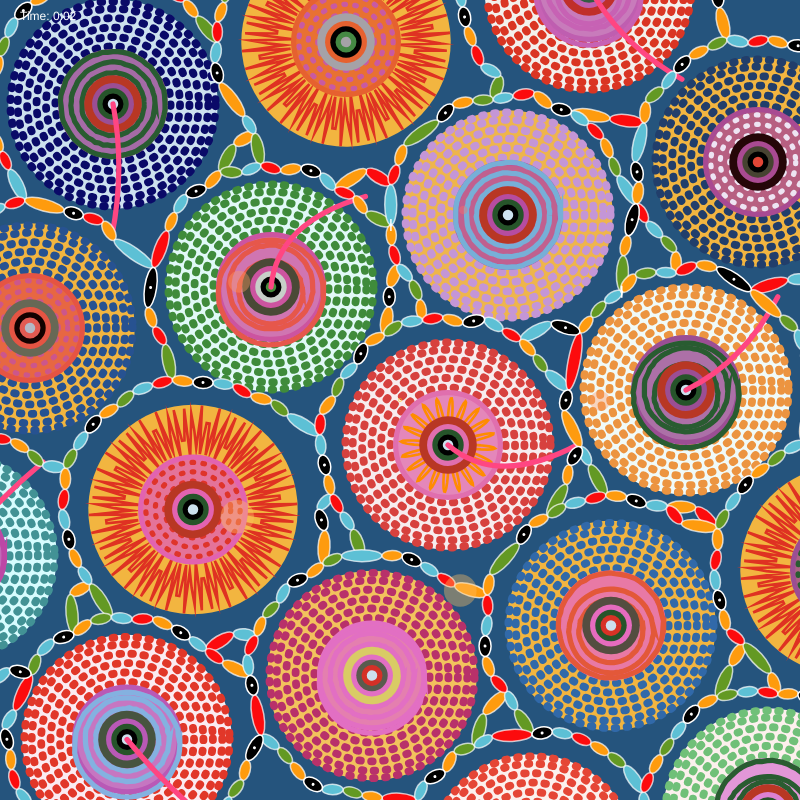
Frame 1 (no input)
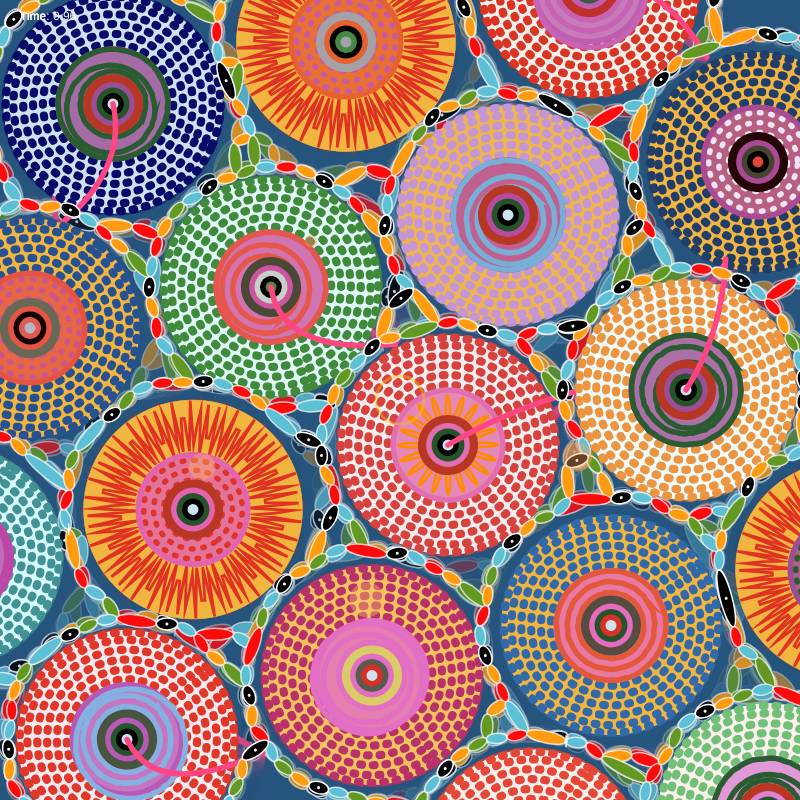
Frame 60 (no input)
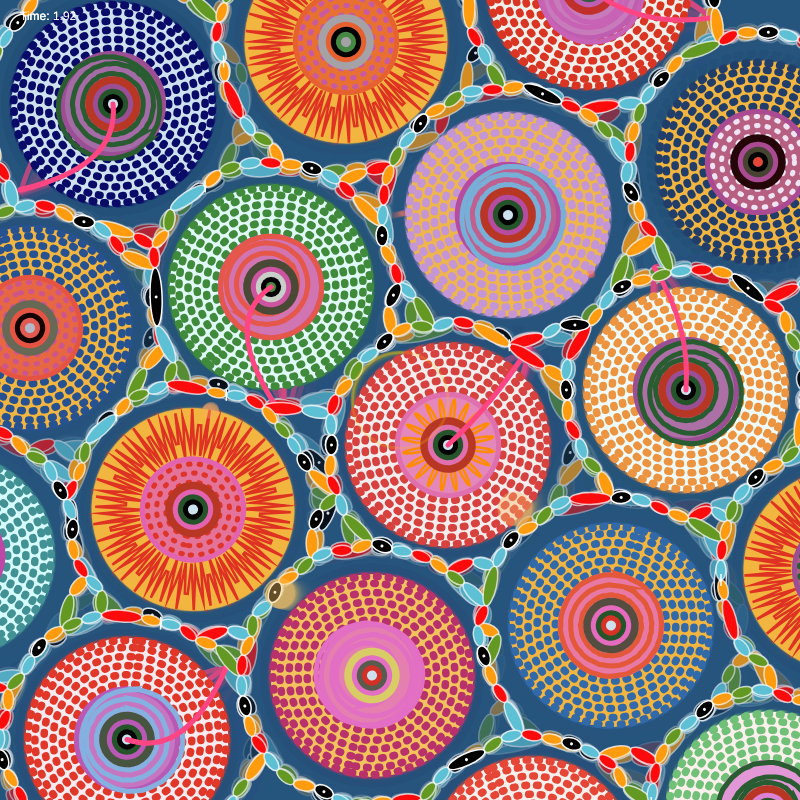
Frame 120 (the mouse pressed at the canvas centre since frame 60)

The p5.js sketch that drew these frames (run headless with seeded random() and noise() and a simulated clock; from frame 60 on, the mouse is pressed at the canvas centre):

// p5.js sketch
// ── sketch.js
const R = 115; // Circle radius
const BEAD_W = 20; // Ellipse width
const CHAIN_GAP = 10; // Gap between circle and chain
let wheels = []; // 15 wheels
let chains = [];

// Animation variables
let animationTimer = 0;
let animationPhase = 0;
let rotationSpeeds = [];
let pulseFactors = [];

function setup() {
  createCanvas(800, 800);
  randomSeed();
  background(37, 84, 125);

  // Generate wheels
  buildWheelsAndResolveChain();

  // Initialize animation properties
  for (let i = 0; i < wheels.length; i++) {
    rotationSpeeds.push(random(-0.02, 0.02));
    pulseFactors.push(random(0.5, 1.5));
  }
}

function draw() {
  // @ts-ignore
  background(37, 84, 125, 50);
  
  // Update animation timer
  animationTimer += 0.016;
  
  // Change animation phase every 5 seconds
  if (animationTimer % 10 < 5) {
    animationPhase = 0;
  } else {
    animationPhase = 1;
  }
  
  // Update wheel rotations
  for (let i = 0; i < wheels.length; i++) {
    wheels[i].rot += rotationSpeeds[i];
    // @ts-ignore
    wheels[i].wobble = sin(animationTimer * pulseFactors[i]) * 0.1;
  }
  
  // Draw wheels
  for (let i = 0; i < wheels.length; i++) {
    wheels[i].displayWheel();
  }
  
  // Draw chains
  chains = [];
  for (let i = 0; i < wheels.length; i++) {
    // @ts-ignore
    const animatedRadius = R + CHAIN_GAP + sin(animationTimer * 0.8 + i) * 5;
    genTightChain(wheels[i].x, wheels[i].y, animatedRadius, BEAD_W);
  }
  drawTightChain();
  
  // Draw timer-based events
  drawTimerEvents();
}

function drawTimerEvents() {
  // Pulsing circles that appear every 3 seconds
  if (animationTimer % 6 < 3) {
    const pulseSize = (animationTimer % 3) * 50;
    noFill();
    // @ts-ignore
    stroke(255, 200, 0, 150 - (pulseSize / 150) * 150);
    strokeWeight(3);
    // @ts-ignore
    ellipse(width/2, height/2, pulseSize, pulseSize);
  }
  
  // Color-changing background elements
  if (animationPhase === 0) {
    drawFloatingShapes(animationTimer, [255, 100, 100], [255, 200, 100]);
  } else {
    drawFloatingShapes(animationTimer, [100, 100, 255], [100, 255, 200]);
  }
  
  // Timer display
  fill(255);
  noStroke();
  textSize(12);
  text("Time: " + nf(animationTimer, 0, 2), 20, 20);
}

function drawFloatingShapes(time, color1, color2) {
  for (let i = 0; i < 5; i++) {
    // @ts-ignore
    const x = width/2 + cos(time * 0.5 + i * PI/2.5) * 200;
    // @ts-ignore
    const y = height/2 + sin(time * 0.3 + i * PI/2.5) * 200;
    // @ts-ignore
    const size = 20 + sin(time * 0.7 + i) * 15;
    
    // @ts-ignore
    const lerpFactor = (sin(time * 0.4 + i) + 1) / 2;
    const r = lerp(color1[0], color2[0], lerpFactor);
    const g = lerp(color1[1], color2[1], lerpFactor);
    const b = lerp(color1[2], color2[2], lerpFactor);
    
    // @ts-ignore
    fill(r, g, b, 100);
    noStroke();
    ellipse(x, y, size, size);
  }
}

function buildWheelsAndResolveChain() {
  wheels.push(new Wheel(113, 104, {
    // @ts-ignore
    variantCircle: "B", curved: true, curvedAngle: PI / 2,
    variantCirclePal: [41, 92, 49],
    pal: {
      bg: [205, 225, 239],
      stroke: [10, 10, 104],
      center: [155, 78, 148],
      dot1: [184, 55, 36],
      dot2: [38, 84, 42],
      dot3: [0, 0, 0],
      dot4: [205, 225, 239],
    }
  }));

  wheels.push(new Wheel(346, 42, {
    variantCircle: "C", isTypeI: true,
    variantCirclePal: [200, 90, 163],
    pal: {
      bg: [242, 181, 64],
      stroke: [255, 25, 25],
      center: [230, 97, 47],
      dot1: [165, 162, 167],
      dot2: [0, 0, 0],
      dot3: [69, 137, 68],
      dot4: [165, 162, 167],
    }
  }));

  wheels.push(new Wheel(589, -13, {
    // @ts-ignore
    variantCircle: "B", curved: true, curvedAngle: PI / 4,
    variantCirclePal: [199, 98, 180],
    pal: {
      bg: [243, 240, 236],
      stroke: [218, 53, 35],
      center: [191, 94, 176],
      dot1: [192, 47, 42],
      dot2: [52, 92, 68],
      dot3: [0, 0, 0],
      dot4: [205, 225, 239],
    }
  }));

  wheels.push(new Wheel(30, 328, {
    variantCircle: "C",
    variantCirclePal: [204, 86, 139],
    pal: {
      bg: [242, 181, 64],
      stroke: [39, 82, 145],
      center: [229, 84, 67],
      dot1: [103, 104, 85],
      dot2: [19, 1, 0],
      dot3: [225, 90, 82],
      dot4: [178, 184, 198],
    }
  }));

  wheels.push(new Wheel(271, 287, {
    // @ts-ignore
    variantCircle: "B", curved: true, curvedAngle: -PI / 4,
    variantCirclePal: [230, 87, 75],
    pal: {
      bg: [225, 249, 247],
      stroke: [63, 139, 59],
      center: [204, 84, 160],
      dot1: [74, 73, 54],
      dot2: [199, 207, 200],
      dot3: [0, 0, 0],
      dot4: [68, 140, 59],
    }
  }));

  wheels.push(new Wheel(508, 215, {
    variantCircle: "B",
    variantCirclePal: [119, 175, 215],
    pal: {
      bg: [238, 181, 76],
      stroke: [196, 150, 214],
      center: [182, 76, 160],
      dot1: [184, 55, 36],
      dot2: [38, 84, 42],
      dot3: [0, 0, 0],
      dot4: [205, 225, 239],
    }
  }));

  wheels.push(new Wheel(758, 162, {
    variantCircle: "C",
    variantCirclePal: [238, 228, 243],
    pal: {
      bg: [242, 181, 64],
      stroke: [33, 62, 107],
      center: [169, 74, 146],
      dot1: [37, 6, 8],
      dot2: [70, 67, 49],
      dot3: [0, 0, 0],
      dot4: [225, 70, 54],
    }
  }));

  wheels.push(new Wheel(-48, 556, {
    // @ts-ignore
    variantCircle: "B", curved: true, curvedAngle: -PI / 4,
    variantCirclePal: [188, 71, 166],
    pal: {
      bg: [215, 252, 254],
      stroke: [66, 146, 149],
      center: [188, 71, 166],
      dot1: [184, 55, 36],
      dot2: [38, 84, 42],
      dot3: [0, 0, 0],
      dot4: [205, 225, 239],
    }
  }));

  wheels.push(new Wheel(193, 509.5, {
    variantCircle: "C", isTypeI: true,
    variantCirclePal: [223, 52, 42],
    pal: {
      bg: [242, 181, 64],
      stroke: [10, 10, 104],
      center: [226, 99, 176],
      dot1: [184, 55, 36],
      dot2: [38, 84, 42],
      dot3: [0, 0, 0],
      dot4: [205, 225, 239],
    }
  }));

  wheels.push(new Wheel(448, 445, {
    variantCircle: "A", curved: true, curvedAngle: 0,
    variantCirclePal: [226, 92, 72],
    pal: {
      bg: [247, 236, 238],
      stroke: [215, 65, 62],
      center: [224, 111, 174],
      dot1: [184, 55, 36],
      dot2: [38, 84, 42],
      dot3: [0, 0, 0],
      dot4: [205, 225, 239],
    }
  }));

  wheels.push(new Wheel(686, 390, {
    // @ts-ignore
    variantCircle: "B", curved: true, curvedAngle: -PI / 4,
    variantCirclePal: [41, 92, 49],
    pal: {
      bg: [240, 250, 248],
      stroke: [236, 148, 64],
      center: [155, 78, 148],
      dot1: [184, 55, 36],
      dot2: [38, 84, 42],
      dot3: [0, 0, 0],
      dot4: [205, 225, 239],
    }
  }));

  wheels.push(new Wheel(127, 739.5, {
    // @ts-ignore
    variantCircle: "B", curved: true, curvedAngle: PI / 4,
    variantCirclePal: [132, 177, 224],
    pal: {
      bg: [251, 235, 241],
      stroke: [225, 55, 41],
      center: [185, 89, 182],
      dot1: [71, 84, 63],
      dot2: [38, 84, 42],
      dot3: [0, 0, 0],
      dot4: [205, 225, 239],
    }
  }));

  wheels.push(new Wheel(372, 675.5, {
    variantCircle: "B",
    variantCirclePal: [226, 111, 195],
    pal: {
      bg: [242, 194, 93],
      stroke: [184, 49, 106],
      center: [226, 111, 195],
      dot1: [217, 203, 101],
      dot2: [89, 91, 78],
      dot3: [213, 48, 39],
      dot4: [205, 225, 239],
    }
  }));

  wheels.push(new Wheel(611, 625.5, {
    variantCircle: "B",
    variantCirclePal: [227, 88, 57],
    pal: {
      bg: [242, 181, 64],
      stroke: [49, 105, 169],
      center: [230, 107, 190],
      dot1: [84, 77, 64],
      dot2: [38, 84, 42],
      dot3: [216, 50, 38],
      dot4: [205, 225, 239],
    }
  }));

  wheels.push(new Wheel(845, 570, {
    variantCircle: "C", isTypeI: true,
    variantCirclePal: [41, 92, 49],
    pal: {
      bg: [242, 181, 64],
      stroke: [10, 10, 104],
      center: [155, 78, 148],
      dot1: [184, 55, 36],
      dot2: [38, 84, 42],
      dot3: [0, 0, 0],
      dot4: [205, 225, 239],
    }
  }));

  wheels.push(new Wheel(532, 859, {
    variantCircle: "B",
    variantCirclePal: [41, 92, 49],
    pal: {
      bg: [252, 240, 237],
      stroke: [229, 70, 54],
      center: [155, 78, 148],
      dot1: [184, 55, 36],
      dot2: [38, 84, 42],
      dot3: [0, 0, 0],
      dot4: [205, 225, 239],
    }
  }));

  wheels.push(new Wheel(768, 813, {
    variantCircle: "B",
    variantCirclePal: [41, 92, 49],
    pal: {
      bg: [252, 240, 237],
      stroke: [112, 192, 120],
      center: [221, 129, 210],
      dot1: [184, 55, 36],
      dot2: [38, 84, 42],
      dot3: [0, 0, 0],
      dot4: [205, 225, 239],
    }
  }));
}

class Wheel {
  constructor(x, y, options) {
    this.x = x;
    this.y = y;
    this.r = R;
    this.isTypeI = options.isTypeI || false;
    this.rot = 0;
    this.wobble = 0;
    this.options = {
      curved: false,
      curvedAngle: 0,
      variantCircle: "A",
      variantCirclePal: [30, 180, 90]
    };
    Object.assign(this.options, options);
  }

  displayWheel() {
    push();
    translate(this.x, this.y);
    rotate(this.rot + this.wobble);
    // @ts-ignore
    const scaleFactor = this.r / 22 * (1 + sin(animationTimer * 2) * 0.05);
    scale(scaleFactor);
    this.drawCore();
    pop();
  }

  drawCore() {
    withStyle(() => {
      noStroke();
      fill(color(...this.options.pal.bg));
      circle(0, 0, 40);
    });

    if (this.isTypeI) {
      drawStrongWavyRing({
        innerR: 10,
        outerR: 20,
        amp: 5,
        freq: 70,
        // @ts-ignore
        col: color(223, 50, 34),
      });
    } else {
      const radii = [11, 12.8, 14.6, 16.4, 18.2, 19.6];
      const col = color(...this.options.pal.stroke);
      radii.forEach((r) => dashedRing(r, col, [0.3, 2], 1));
    }

    const centerCol = color(...this.options.pal.center);
    withStyle(() => {
      stroke(centerCol);
      strokeWeight(1);
      // @ts-ignore
      fill(red(centerCol), green(centerCol), blue(centerCol), 0.8 * 255);
      circle(0, 0, 20);
    });

    drawVariantCircle(this.options.variantCircle, this.options.variantCirclePal);

    const dots = [
      { d: 11, col: this.options.pal.dot1 },
      { d: 8, col: this.options.pal.center },
      { d: 6, col: this.options.pal.dot2 },
      { d: 4, col: this.options.pal.dot3 },
      { d: 2, col: this.options.pal.dot4 },
    ];
    dots.forEach(({ d, col }) =>
      withStyle(() => {
        noStroke();
        fill(...col);
        circle(0, 0, d);
      })
    );

    if (this.options.curved) {
      drawRandomCurvedLine([255, 70, 130], this.options.curvedAngle);
    }
  }
}

function genTightChain(cx, cy, radius, beadW) {
  // @ts-ignore
  const circ = TWO_PI * radius;
  const nBeads = floor(circ / beadW);
  // @ts-ignore
  const stepA = TWO_PI / nBeads;
  let angle = 0;
  let plist = []
  // @ts-ignore
  for (let i = 0; i < nBeads; i++) {
    const r = random(radius - 5, radius + 5)
    // @ts-ignore
    const x = cx + cos(angle) * r;
    // @ts-ignore
    const y = cy + sin(angle) * r;
    plist.push({ x, y, merge: false })
    angle += stepA;
  }
  chains.push(plist);
}

function drawTightChain() {
  const colors = [
    // @ts-ignore
    color(252, 11, 13),
    // @ts-ignore
    color(254, 155, 14),
    // @ts-ignore
    color(99, 153, 35),
    // @ts-ignore
    color(93, 192, 213),
  ];

  for (let j = 0; j < chains.length; j++) {
    const plist = chains[j];
    for (let c = 0; c < chains.length; c++) {
      if (j != c) {
        const otherPlist = chains[c]
        if (otherPlist) {
          for (let i = 0; i < plist.length; i++) {
            for (let k = 0; k < otherPlist.length; k++) {
              const { x: x1, y: y1 } = plist[i];
              const { x: x2, y: y2, merge: merge2 } = otherPlist[k];
              // @ts-ignore
              if (dist(x1, y1, x2, y2) < 20) {
                plist[i].x = x2;
                plist[i].y = y2;
                plist[i].merge = !merge2;
                break;
              }
            }
          }
        }
      }
    }
  }

  for (let j = 0; j < chains.length; j++) {
    const plist = chains[j];
    for (let i = 0; i < plist.length; i++) {
      let next = plist[i + 1];
      if (i == plist.length - 1) {
        next = plist[0];
      }
      if (next) {
        const { x: x1, y: y1, merge: merge1 } = plist[i];
        const { x: x2, y: y2, merge: merge2 } = next;

        if (merge1 && merge2) {
          continue;
        }

        push();
        // @ts-ignore
        stroke(255, 255, 255);
        strokeWeight(1.5);
        let cx = (x1 + x2) / 2;
        let cy = (y1 + y2) / 2;
        let size = dist(x1, y1, x2, y2);
        translate(cx, cy);
        rotate(atan2(y2 - y1, x2 - x1));
        if (i % 6 != 0) {
          // @ts-ignore
          stroke(255, 255, 255, 180);
          fill(colors[i % colors.length]);
          // @ts-ignore
          ellipse(0, 0, size, min(size / 2, 12));
        }
        pop();
      }
    }
  }

  for (let j = 0; j < chains.length; j++) {
    const plist = chains[j];
    for (let i = 0; i < plist.length; i++) {
      let next = plist[i + 1];
      if (i == plist.length - 1) {
        next = plist[0];
      }
      if (next) {
        const { x: x1, y: y1, merge: merge1 } = plist[i];
        const { x: x2, y: y2, merge: merge2 } = next;

        if (merge1 && merge2) {
          continue;
        }
        push();
        // @ts-ignore
        stroke(255, 255, 255);
        strokeWeight(1.5);
        let cx = (x1 + x2) / 2;
        let cy = (y1 + y2) / 2;
        let size = dist(x1, y1, x2, y2);
        translate(cx, cy);
        rotate(atan2(y2 - y1, x2 - x1));
        if (i % 6 === 0) {
          fill(0);
          ellipse(0, 0, size, min(BEAD_W * 0.75, 12));
          fill(255);
          noStroke();
          ellipse(0, 0, 3, 3);
        }
        pop();
      }
    }
  }
}

function drawVariantCircle(force, variantCirclePal) {
  const pick = force
  if (pick === "A") return drawVariantA();
  if (pick === "B") return drawVariantB(variantCirclePal);
  return drawVariantC(variantCirclePal);
}

function drawVariantA() {
  drawWavyCircle({
    baseR: 5,
    amp: 4,
    freq: 20,
    // @ts-ignore
    col: color(255, 140, 0),
    sw: 0.5,
    step: 0.02,
  });
}

function drawVariantB(variantCirclePal) {
  const strokeCol = color([...variantCirclePal], 200);
  withStyle(() => {
    noFill();
    stroke(strokeCol);
    strokeWeight(1);
    for (let baseR = 6; baseR <= 10; baseR += 2) {
      const amp = random(1, 1.1),
        freq = floor(random(0, 2));
      beginShape();
      // @ts-ignore
      for (let a = 0; a <= TWO_PI + 0.05; a += 0.1)
        vertex(
          // @ts-ignore
          cos(a) * (baseR + sin(a * freq + random(-0.1, 0.1)) * amp),
          // @ts-ignore
          sin(a) * (baseR + sin(a * freq + random(-0.1, 0.1)) * amp)
        );
      // @ts-ignore
      endShape(CLOSE);
    }
  });
}

function drawVariantC(variantCirclePal) {
  const strokeCol = color([...variantCirclePal], 153);
  withDash([0.3, 1.8], () => {
    withStyle(() => {
      noFill();
      stroke(strokeCol);
      strokeWeight(1);
      for (let r = 6; r <= 10; r += 2) ellipse(0, 0, r * 1.8);
    });
  });
}

function withStyle(fn) {
  push();
  try {
    fn();
  } finally {
    pop();
  }
}

function withDash(arr, fn) {
  withStyle(() => {
    // @ts-ignore
    drawingContext.setLineDash(arr);
    try {
      fn();
    } finally {
      // @ts-ignore
      drawingContext.setLineDash([]);
    }
  });
}

function dashedRing(r, col, dash, sw) {
  withDash(dash, () => {
    withStyle(() => {
      noFill();
      stroke(col);
      strokeWeight(sw + 0.5);
      ellipse(0, 0, r * 2);
    });
  });
}

function drawWavyCircle({ baseR, amp, freq, col, sw = 0.5, step = 0.02 }) {
  withStyle(() => {
    noFill();
    stroke(col);
    strokeWeight(sw);
    beginShape();
    // @ts-ignore
    for (let a = 0; a <= TWO_PI + step; a += step)
      vertex(
        // @ts-ignore
        cos(a) * (baseR + sin(a * freq) * amp),
        // @ts-ignore
        sin(a) * (baseR + sin(a * freq) * amp)
      );
    // @ts-ignore
    endShape(CLOSE);
  });
}

function drawStrongWavyRing({
  innerR,
  outerR,
  amp,
  freq,
  col,
  sw = 0.5,
  steps = 180,
}) {
  const baseR = (innerR + outerR) / 2,
    // @ts-ignore
    stepA = TWO_PI / steps;
  withStyle(() => {
    noFill();
    stroke(col);
    strokeWeight(sw);
    beginShape();
    // @ts-ignore
    for (let a = 0; a <= TWO_PI + stepA; a += stepA)
      vertex(
        // @ts-ignore
        cos(a) * (baseR + sin(a * freq) * amp),
        // @ts-ignore
        sin(a) * (baseR + sin(a * freq) * amp)
      );
    // @ts-ignore
    endShape(CLOSE);
  });
}

function drawRandomCurvedLine(lineColor, curvedAngle) {
  withStyle(() => {
    stroke(...lineColor);
    strokeWeight(1);
    noFill();
    beginShape();
    vertex(0, 0);
    const angle = curvedAngle,
      len = 25,
      // @ts-ignore
      ctrlAngle = angle + random(-PI / 3, PI / 3),
      ctrlLen = len * 0.5,
      // @ts-ignore
      cx = cos(ctrlAngle) * ctrlLen,
      // @ts-ignore
      cy = sin(ctrlAngle) * ctrlLen,
      // @ts-ignore
      x = cos(angle) * len,
      // @ts-ignore
      y = sin(angle) * len;
    quadraticVertex(cx, cy, x, y);
    endShape();
  });
}

// @ts-ignore
function color(arg0, arg1) {
  throw new Error("Function not implemented.");
}
// @ts-ignore
function stroke(strokeCol) {
  throw new Error("Function not implemented.");
}

function noFill() {
  throw new Error("Function not implemented.");
}

// @ts-ignore
function createCanvas(arg0, arg1) {
  throw new Error("Function not implemented.");
}

function randomSeed() {
  throw new Error("Function not implemented.");
}

// @ts-ignore
function background(arg0, arg1, arg2) {
  throw new Error("Function not implemented.");
}

// @ts-ignore
function random(arg0, arg1) {
  throw new Error("Function not implemented.");
}

// @ts-ignore
function sin(arg0) {
  throw new Error("Function not implemented.");
}

// @ts-ignore
function strokeWeight(arg0) {
  throw new Error("Function not implemented.");
}

// @ts-ignore
function ellipse(arg0, arg1, pulseSize, pulseSize1) {
  throw new Error("Function not implemented.");
}

// @ts-ignore
function fill(arg0) {
  throw new Error("Function not implemented.");
}

function noStroke() {
  throw new Error("Function not implemented.");
}

// @ts-ignore
function textSize(arg0) {
  throw new Error("Function not implemented.");
}

// @ts-ignore
function text(arg0, arg1, arg2) {
  throw new Error("Function not implemented.");
}

// @ts-ignore
function nf(animationTimer, arg1, arg2) {
  throw new Error("Function not implemented.");
}

// @ts-ignore
function cos(arg0) {
  throw new Error("Function not implemented.");
}

// @ts-ignore
function lerp(arg0, arg1, lerpFactor) {
  throw new Error("Function not implemented.");
}

function push() {
  throw new Error("Function not implemented.");
}

// @ts-ignore
function translate(x, y) {
  throw new Error("Function not implemented.");
}

// @ts-ignore
function rotate(arg0) {
  throw new Error("Function not implemented.");
}

// @ts-ignore
function scale(scaleFactor) {
  throw new Error("Function not implemented.");
}

function pop() {
  throw new Error("Function not implemented.");
}

// @ts-ignore
function circle(arg0, arg1, arg2) {
  throw new Error("Function not implemented.");
}

// @ts-ignore
function red(centerCol) {
  throw new Error("Function not implemented.");
}

// @ts-ignore
function green(centerCol) {
  throw new Error("Function not implemented.");
}

// @ts-ignore
function blue(centerCol) {
  throw new Error("Function not implemented.");
}

// @ts-ignore
function floor(arg0) {
  throw new Error("Function not implemented.");
}

// @ts-ignore
function dist(x1, y1, x2, y2) {
  throw new Error("Function not implemented.");
}

// @ts-ignore
function atan2(arg0, arg1) {
  throw new Error("Function not implemented.");
}

// @ts-ignore
function min(arg0, arg1) {
  throw new Error("Function not implemented.");
}

function beginShape() {
  throw new Error("Function not implemented.");
}

// @ts-ignore
function vertex(arg0, arg1) {
  throw new Error("Function not implemented.");
}

// @ts-ignore
function endShape(CLOSE) {
  throw new Error("Function not implemented.");
}

// @ts-ignore
function quadraticVertex(cx, cy, x, y) {
  throw new Error("Function not implemented.");
}


// ── style.css
html, body {
  margin: 0;
  padding: 0;
  background-color: #000;
}

canvas {
  display: block;
  margin: 0 auto;
}
